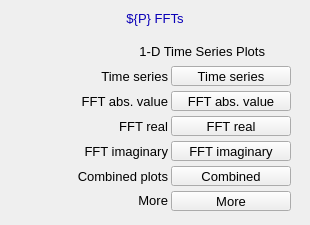
<?xml version="1.0" ?>
<ui version="4.0">
  <class>Dialog</class>
  <widget class="QWidget" name="screen">
    <property name="geometry">
      <rect>
        <x>559</x>
        <y>207</y>
        <width>310</width>
        <height>225</height>
      </rect>
    </property>
    <property name="styleSheet">
      <string notr="true">QWidget#screen {
  color: rgb(0, 0, 0);
  background-color: rgb(187, 187, 187);
  }</string>
    </property>
    <property name="windowTitle">
      <string>NDFFT16</string>
    </property>
    <widget class="PyDMDrawingRectangle" name="rectangle">
      <property name="geometry">
        <rect>
          <x>0</x>
          <y>5</y>
          <width>310</width>
          <height>25</height>
        </rect>
      </property>
      <property name="brush" stdset="0">
        <brush brushstyle="SolidPattern">
          <color alpha="255">
            <red>218</red>
            <green>218</green>
            <blue>218</blue>
          </color>
        </brush>
      </property>
      <property name="penStyle" stdset="0">
        <enum>Qt::SolidLine</enum>
      </property>
      <property name="penColor" stdset="0">
        <color>
          <red>218</red>
          <green>218</green>
          <blue>218</blue>
        </color>
      </property>
      <property name="penWidth" stdset="0">
        <double>0</double>
      </property>
      <property name="penCapStyle" stdset="0">
        <enum>Qt::FlatCap</enum>
      </property>
      <property name="toolTip">
        <string>rectangle</string>
      </property>
    </widget>
    <widget class="QLabel" name="text">
      <property name="geometry">
        <rect>
          <x>47</x>
          <y>6</y>
          <width>216</width>
          <height>25</height>
        </rect>
      </property>
      <property name="text">
        <string>${P} FFTs</string>
      </property>
      <property name="font" stdset="0">
        <font>
          <pointsize>10</pointsize>
        </font>
      </property>
      <property name="brush" stdset="0">
        <brush brushstyle="SolidPattern">
          <color alpha="255">
            <red>10</red>
            <green>0</green>
            <blue>184</blue>
          </color>
        </brush>
      </property>
      <property name="toolTip">
        <string>text</string>
      </property>
      <property name="alignment">
        <set>Qt::AlignCenter</set>
      </property>
      <property name="styleSheet">
        <string notr="true">QLabel#text {
  color: rgb(10, 0, 184);
  }</string>
      </property>
    </widget>
    <widget class="PyDMFrame" name="composite">
      <property name="geometry">
        <rect>
          <x>5</x>
          <y>35</y>
          <width>300</width>
          <height>185</height>
        </rect>
      </property>
      <widget class="QLabel" name="text_1">
        <property name="geometry">
          <rect>
            <x>23</x>
            <y>56</y>
            <width>140</width>
            <height>20</height>
          </rect>
        </property>
        <property name="text">
          <string>FFT abs. value</string>
        </property>
        <property name="font" stdset="0">
          <font>
            <pointsize>10</pointsize>
          </font>
        </property>
        <property name="brush" stdset="0">
          <brush brushstyle="SolidPattern">
            <color alpha="255">
              <red>0</red>
              <green>0</green>
              <blue>0</blue>
            </color>
          </brush>
        </property>
        <property name="toolTip">
          <string>text_1</string>
        </property>
        <property name="alignment">
          <set>Qt::AlignRight|Qt::AlignTrailing|Qt::AlignVCenter</set>
        </property>
        <property name="styleSheet">
          <string notr="true">QLabel#text_1 {
  color: rgb(0, 0, 0);
  }</string>
        </property>
      </widget>
      <widget class="QLabel" name="text_2">
        <property name="geometry">
          <rect>
            <x>83</x>
            <y>81</y>
            <width>80</width>
            <height>20</height>
          </rect>
        </property>
        <property name="text">
          <string>FFT real</string>
        </property>
        <property name="font" stdset="0">
          <font>
            <pointsize>10</pointsize>
          </font>
        </property>
        <property name="brush" stdset="0">
          <brush brushstyle="SolidPattern">
            <color alpha="255">
              <red>0</red>
              <green>0</green>
              <blue>0</blue>
            </color>
          </brush>
        </property>
        <property name="toolTip">
          <string>text_2</string>
        </property>
        <property name="alignment">
          <set>Qt::AlignRight|Qt::AlignTrailing|Qt::AlignVCenter</set>
        </property>
        <property name="styleSheet">
          <string notr="true">QLabel#text_2 {
  color: rgb(0, 0, 0);
  }</string>
        </property>
      </widget>
      <widget class="QLabel" name="text_3">
        <property name="geometry">
          <rect>
            <x>33</x>
            <y>106</y>
            <width>130</width>
            <height>20</height>
          </rect>
        </property>
        <property name="text">
          <string>FFT imaginary</string>
        </property>
        <property name="font" stdset="0">
          <font>
            <pointsize>10</pointsize>
          </font>
        </property>
        <property name="brush" stdset="0">
          <brush brushstyle="SolidPattern">
            <color alpha="255">
              <red>0</red>
              <green>0</green>
              <blue>0</blue>
            </color>
          </brush>
        </property>
        <property name="toolTip">
          <string>text_3</string>
        </property>
        <property name="alignment">
          <set>Qt::AlignRight|Qt::AlignTrailing|Qt::AlignVCenter</set>
        </property>
        <property name="styleSheet">
          <string notr="true">QLabel#text_3 {
  color: rgb(0, 0, 0);
  }</string>
        </property>
      </widget>
      <widget class="QLabel" name="text_4">
        <property name="geometry">
          <rect>
            <x>23</x>
            <y>131</y>
            <width>140</width>
            <height>20</height>
          </rect>
        </property>
        <property name="text">
          <string>Combined plots</string>
        </property>
        <property name="font" stdset="0">
          <font>
            <pointsize>10</pointsize>
          </font>
        </property>
        <property name="brush" stdset="0">
          <brush brushstyle="SolidPattern">
            <color alpha="255">
              <red>0</red>
              <green>0</green>
              <blue>0</blue>
            </color>
          </brush>
        </property>
        <property name="toolTip">
          <string>text_4</string>
        </property>
        <property name="alignment">
          <set>Qt::AlignRight|Qt::AlignTrailing|Qt::AlignVCenter</set>
        </property>
        <property name="styleSheet">
          <string notr="true">QLabel#text_4 {
  color: rgb(0, 0, 0);
  }</string>
        </property>
      </widget>
      <widget class="QLabel" name="text_5">
        <property name="geometry">
          <rect>
            <x>53</x>
            <y>31</y>
            <width>110</width>
            <height>20</height>
          </rect>
        </property>
        <property name="text">
          <string>Time series</string>
        </property>
        <property name="font" stdset="0">
          <font>
            <pointsize>10</pointsize>
          </font>
        </property>
        <property name="brush" stdset="0">
          <brush brushstyle="SolidPattern">
            <color alpha="255">
              <red>0</red>
              <green>0</green>
              <blue>0</blue>
            </color>
          </brush>
        </property>
        <property name="toolTip">
          <string>text_5</string>
        </property>
        <property name="alignment">
          <set>Qt::AlignRight|Qt::AlignTrailing|Qt::AlignVCenter</set>
        </property>
        <property name="styleSheet">
          <string notr="true">QLabel#text_5 {
  color: rgb(0, 0, 0);
  }</string>
        </property>
      </widget>
      <widget class="QLabel" name="text_6">
        <property name="geometry">
          <rect>
            <x>50</x>
            <y>6</y>
            <width>210</width>
            <height>20</height>
          </rect>
        </property>
        <property name="text">
          <string>1-D Time Series Plots</string>
        </property>
        <property name="font" stdset="0">
          <font>
            <pointsize>10</pointsize>
          </font>
        </property>
        <property name="brush" stdset="0">
          <brush brushstyle="SolidPattern">
            <color alpha="255">
              <red>0</red>
              <green>0</green>
              <blue>0</blue>
            </color>
          </brush>
        </property>
        <property name="toolTip">
          <string>text_6</string>
        </property>
        <property name="alignment">
          <set>Qt::AlignRight|Qt::AlignTrailing|Qt::AlignVCenter</set>
        </property>
        <property name="styleSheet">
          <string notr="true">QLabel#text_6 {
  color: rgb(0, 0, 0);
  }</string>
        </property>
      </widget>
      <widget class="PyDMDrawingRectangle" name="rectangle_1">
        <property name="geometry">
          <rect>
            <x>0</x>
            <y>0</y>
            <width>300</width>
            <height>185</height>
          </rect>
        </property>
        <property name="brush" stdset="0">
          <brush brushstyle="NoBrush">
            <color alpha="255">
              <red>0</red>
              <green>0</green>
              <blue>0</blue>
            </color>
          </brush>
        </property>
        <property name="penStyle" stdset="0">
          <enum>Qt::SolidLine</enum>
        </property>
        <property name="penColor" stdset="0">
          <color>
            <red>0</red>
            <green>0</green>
            <blue>0</blue>
          </color>
        </property>
        <property name="penWidth" stdset="0">
          <double>1</double>
        </property>
        <property name="penCapStyle" stdset="0">
          <enum>Qt::FlatCap</enum>
        </property>
        <property name="toolTip">
          <string>rectangle_1</string>
        </property>
      </widget>
      <widget class="QLabel" name="text_7">
        <property name="geometry">
          <rect>
            <x>23</x>
            <y>155</y>
            <width>140</width>
            <height>20</height>
          </rect>
        </property>
        <property name="text">
          <string>More</string>
        </property>
        <property name="font" stdset="0">
          <font>
            <pointsize>10</pointsize>
          </font>
        </property>
        <property name="brush" stdset="0">
          <brush brushstyle="SolidPattern">
            <color alpha="255">
              <red>0</red>
              <green>0</green>
              <blue>0</blue>
            </color>
          </brush>
        </property>
        <property name="toolTip">
          <string>text_7</string>
        </property>
        <property name="alignment">
          <set>Qt::AlignRight|Qt::AlignTrailing|Qt::AlignVCenter</set>
        </property>
        <property name="styleSheet">
          <string notr="true">QLabel#text_7 {
  color: rgb(0, 0, 0);
  }</string>
        </property>
      </widget>
      <widget class="PyDMRelatedDisplayButton" name="related_display">
        <property name="geometry">
          <rect>
            <x>166</x>
            <y>56</y>
            <width>120</width>
            <height>20</height>
          </rect>
        </property>
        <property name="toolTip">
          <string>FFT abs. value</string>
        </property>
        <property name="text">
          <string>FFT abs. value</string>
        </property>
        <property name="showIcon" stdset="0">
          <bool>true</bool>
        </property>
        <property name="font" stdset="0">
          <font>
            <pointsize>10</pointsize>
          </font>
        </property>
        <property name="styleSheet">
          <string notr="true">PyDMRelatedDisplayButton#related_display {
  color: rgb(0, 0, 0);
  background-color: rgb(115, 223, 255);
  }</string>
        </property>
        <property name="titles" stdset="0">
          <stringlist>
            <string>${T1}</string>
            <string>${T2}</string>
            <string>${T3}</string>
            <string>${T4}</string>
            <string>${T5}</string>
            <string>${T6}</string>
            <string>${T7}</string>
            <string>${T8}</string>
            <string>${T9}</string>
            <string>${T10}</string>
            <string>${T11}</string>
            <string>${T12}</string>
            <string>${T13}</string>
            <string>${T14}</string>
            <string>${T15}</string>
            <string>${T16}</string>
          </stringlist>
        </property>
        <property name="filenames" stdset="0">
          <stringlist>
            <string>FFTFreqSpectrumPlot_V31.ui</string>
            <string>FFTFreqSpectrumPlot_V31.ui</string>
            <string>FFTFreqSpectrumPlot_V31.ui</string>
            <string>FFTFreqSpectrumPlot_V31.ui</string>
            <string>FFTFreqSpectrumPlot_V31.ui</string>
            <string>FFTFreqSpectrumPlot_V31.ui</string>
            <string>FFTFreqSpectrumPlot_V31.ui</string>
            <string>FFTFreqSpectrumPlot_V31.ui</string>
            <string>FFTFreqSpectrumPlot_V31.ui</string>
            <string>FFTFreqSpectrumPlot_V31.ui</string>
            <string>FFTFreqSpectrumPlot_V31.ui</string>
            <string>FFTFreqSpectrumPlot_V31.ui</string>
            <string>FFTFreqSpectrumPlot_V31.ui</string>
            <string>FFTFreqSpectrumPlot_V31.ui</string>
            <string>FFTFreqSpectrumPlot_V31.ui</string>
            <string>FFTFreqSpectrumPlot_V31.ui</string>
          </stringlist>
        </property>
        <property name="macros" stdset="0">
          <stringlist>
            <string>P=${P},RTS=${RTS},R=${R1},S=FFTAbsValue</string>
            <string>P=${P},RTS=${RTS},R=${R2},S=FFTAbsValue</string>
            <string>P=${P},RTS=${RTS},R=${R3},S=FFTAbsValue</string>
            <string>P=${P},RTS=${RTS},R=${R4},S=FFTAbsValue</string>
            <string>P=${P},RTS=${RTS},R=${R5},S=FFTAbsValue</string>
            <string>P=${P},RTS=${RTS},R=${R6},S=FFTAbsValue</string>
            <string>P=${P},RTS=${RTS},R=${R7},S=FFTAbsValue</string>
            <string>P=${P},RTS=${RTS},R=${R8},S=FFTAbsValue</string>
            <string>P=${P},RTS=${RTS},R=${R9},S=FFTAbsValue</string>
            <string>P=${P},RTS=${RTS},R=${R10},S=FFTAbsValue</string>
            <string>P=${P},RTS=${RTS},R=${R11},S=FFTAbsValue</string>
            <string>P=${P},RTS=${RTS},R=${R12},S=FFTAbsValue</string>
            <string>P=${P},RTS=${RTS},R=${R13},S=FFTAbsValue</string>
            <string>P=${P},RTS=${RTS},R=${R14},S=FFTAbsValue</string>
            <string>P=${P},RTS=${RTS},R=${R15},S=FFTAbsValue</string>
            <string>P=${P},RTS=${RTS},R=${R16},S=FFTAbsValue</string>
          </stringlist>
        </property>
        <property name="openInNewWindow" stdset="0">
          <bool>true</bool>
        </property>
      </widget>
      <widget class="PyDMRelatedDisplayButton" name="related_display_1">
        <property name="geometry">
          <rect>
            <x>166</x>
            <y>81</y>
            <width>120</width>
            <height>20</height>
          </rect>
        </property>
        <property name="toolTip">
          <string>FFT real</string>
        </property>
        <property name="text">
          <string>FFT real</string>
        </property>
        <property name="showIcon" stdset="0">
          <bool>true</bool>
        </property>
        <property name="font" stdset="0">
          <font>
            <pointsize>10</pointsize>
          </font>
        </property>
        <property name="styleSheet">
          <string notr="true">PyDMRelatedDisplayButton#related_display_1 {
  color: rgb(0, 0, 0);
  background-color: rgb(115, 223, 255);
  }</string>
        </property>
        <property name="titles" stdset="0">
          <stringlist>
            <string>${T1}</string>
            <string>${T2}</string>
            <string>${T3}</string>
            <string>${T4}</string>
            <string>${T5}</string>
            <string>${T6}</string>
            <string>${T7}</string>
            <string>${T8}</string>
            <string>${T9}</string>
            <string>${T10}</string>
            <string>${T11}</string>
            <string>${T12}</string>
            <string>${T13}</string>
            <string>${T14}</string>
            <string>${T15}</string>
            <string>${T16}</string>
          </stringlist>
        </property>
        <property name="filenames" stdset="0">
          <stringlist>
            <string>FFTFreqSpectrumPlot_V31.ui</string>
            <string>FFTFreqSpectrumPlot_V31.ui</string>
            <string>FFTFreqSpectrumPlot_V31.ui</string>
            <string>FFTFreqSpectrumPlot_V31.ui</string>
            <string>FFTFreqSpectrumPlot_V31.ui</string>
            <string>FFTFreqSpectrumPlot_V31.ui</string>
            <string>FFTFreqSpectrumPlot_V31.ui</string>
            <string>FFTFreqSpectrumPlot_V31.ui</string>
            <string>FFTFreqSpectrumPlot_V31.ui</string>
            <string>FFTFreqSpectrumPlot_V31.ui</string>
            <string>FFTFreqSpectrumPlot_V31.ui</string>
            <string>FFTFreqSpectrumPlot_V31.ui</string>
            <string>FFTFreqSpectrumPlot_V31.ui</string>
            <string>FFTFreqSpectrumPlot_V31.ui</string>
            <string>FFTFreqSpectrumPlot_V31.ui</string>
            <string>FFTFreqSpectrumPlot_V31.ui</string>
          </stringlist>
        </property>
        <property name="macros" stdset="0">
          <stringlist>
            <string>P=${P},RTS=${RTS},R=${R1},S=FFTReal</string>
            <string>P=${P},RTS=${RTS},R=${R2},S=FFTReal</string>
            <string>P=${P},RTS=${RTS},R=${R3},S=FFTReal</string>
            <string>P=${P},RTS=${RTS},R=${R4},S=FFTReal</string>
            <string>P=${P},RTS=${RTS},R=${R5},S=FFTReal</string>
            <string>P=${P},RTS=${RTS},R=${R6},S=FFTReal</string>
            <string>P=${P},RTS=${RTS},R=${R7},S=FFTReal</string>
            <string>P=${P},RTS=${RTS},R=${R8},S=FFTReal</string>
            <string>P=${P},RTS=${RTS},R=${R9},S=FFTReal</string>
            <string>P=${P},RTS=${RTS},R=${R10},S=FFTReal</string>
            <string>P=${P},RTS=${RTS},R=${R11},S=FFTReal</string>
            <string>P=${P},RTS=${RTS},R=${R12},S=FFTReal</string>
            <string>P=${P},RTS=${RTS},R=${R13},S=FFTReal</string>
            <string>P=${P},RTS=${RTS},R=${R14},S=FFTReal</string>
            <string>P=${P},RTS=${RTS},R=${R15},S=FFTReal</string>
            <string>P=${P},RTS=${RTS},R=${R16},S=FFTReal</string>
          </stringlist>
        </property>
        <property name="openInNewWindow" stdset="0">
          <bool>true</bool>
        </property>
      </widget>
      <widget class="PyDMRelatedDisplayButton" name="related_display_2">
        <property name="geometry">
          <rect>
            <x>166</x>
            <y>106</y>
            <width>120</width>
            <height>20</height>
          </rect>
        </property>
        <property name="toolTip">
          <string>FFT imaginary</string>
        </property>
        <property name="text">
          <string>FFT imaginary</string>
        </property>
        <property name="showIcon" stdset="0">
          <bool>true</bool>
        </property>
        <property name="font" stdset="0">
          <font>
            <pointsize>10</pointsize>
          </font>
        </property>
        <property name="styleSheet">
          <string notr="true">PyDMRelatedDisplayButton#related_display_2 {
  color: rgb(0, 0, 0);
  background-color: rgb(115, 223, 255);
  }</string>
        </property>
        <property name="titles" stdset="0">
          <stringlist>
            <string>${T1}</string>
            <string>${T2}</string>
            <string>${T3}</string>
            <string>${T4}</string>
            <string>${T5}</string>
            <string>${T6}</string>
            <string>${T7}</string>
            <string>${T8}</string>
            <string>${T9}</string>
            <string>${T10}</string>
            <string>${T11}</string>
            <string>${T12}</string>
            <string>${T13}</string>
            <string>${T14}</string>
            <string>${T15}</string>
            <string>${T16}</string>
          </stringlist>
        </property>
        <property name="filenames" stdset="0">
          <stringlist>
            <string>FFTFreqSpectrumPlot_V31.ui</string>
            <string>FFTFreqSpectrumPlot_V31.ui</string>
            <string>FFTFreqSpectrumPlot_V31.ui</string>
            <string>FFTFreqSpectrumPlot_V31.ui</string>
            <string>FFTFreqSpectrumPlot_V31.ui</string>
            <string>FFTFreqSpectrumPlot_V31.ui</string>
            <string>FFTFreqSpectrumPlot_V31.ui</string>
            <string>FFTFreqSpectrumPlot_V31.ui</string>
            <string>FFTFreqSpectrumPlot_V31.ui</string>
            <string>FFTFreqSpectrumPlot_V31.ui</string>
            <string>FFTFreqSpectrumPlot_V31.ui</string>
            <string>FFTFreqSpectrumPlot_V31.ui</string>
            <string>FFTFreqSpectrumPlot_V31.ui</string>
            <string>FFTFreqSpectrumPlot_V31.ui</string>
            <string>FFTFreqSpectrumPlot_V31.ui</string>
            <string>FFTFreqSpectrumPlot_V31.ui</string>
          </stringlist>
        </property>
        <property name="macros" stdset="0">
          <stringlist>
            <string>P=${P},RTS=${RTS},R=${R1},S=FFTImaginary</string>
            <string>P=${P},RTS=${RTS},R=${R2},S=FFTImaginary</string>
            <string>P=${P},RTS=${RTS},R=${R3},S=FFTImaginary</string>
            <string>P=${P},RTS=${RTS},R=${R4},S=FFTImaginary</string>
            <string>P=${P},RTS=${RTS},R=${R5},S=FFTImaginary</string>
            <string>P=${P},RTS=${RTS},R=${R6},S=FFTImaginary</string>
            <string>P=${P},RTS=${RTS},R=${R7},S=FFTImaginary</string>
            <string>P=${P},RTS=${RTS},R=${R8},S=FFTImaginary</string>
            <string>P=${P},RTS=${RTS},R=${R9},S=FFTImaginary</string>
            <string>P=${P},RTS=${RTS},R=${R10},S=FFTImaginary</string>
            <string>P=${P},RTS=${RTS},R=${R11},S=FFTImaginary</string>
            <string>P=${P},RTS=${RTS},R=${R12},S=FFTImaginary</string>
            <string>P=${P},RTS=${RTS},R=${R13},S=FFTImaginary</string>
            <string>P=${P},RTS=${RTS},R=${R14},S=FFTImaginary</string>
            <string>P=${P},RTS=${RTS},R=${R15},S=FFTImaginary</string>
            <string>P=${P},RTS=${RTS},R=${R16},S=FFTImaginary</string>
          </stringlist>
        </property>
        <property name="openInNewWindow" stdset="0">
          <bool>true</bool>
        </property>
      </widget>
      <widget class="PyDMRelatedDisplayButton" name="related_display_3">
        <property name="geometry">
          <rect>
            <x>166</x>
            <y>131</y>
            <width>120</width>
            <height>20</height>
          </rect>
        </property>
        <property name="toolTip">
          <string>Combined</string>
        </property>
        <property name="text">
          <string>Combined</string>
        </property>
        <property name="showIcon" stdset="0">
          <bool>true</bool>
        </property>
        <property name="font" stdset="0">
          <font>
            <pointsize>10</pointsize>
          </font>
        </property>
        <property name="styleSheet">
          <string notr="true">PyDMRelatedDisplayButton#related_display_3 {
  color: rgb(0, 0, 0);
  background-color: rgb(115, 223, 255);
  }</string>
        </property>
        <property name="titles" stdset="0">
          <stringlist>
            <string>${T1}</string>
            <string>${T2}</string>
            <string>${T3}</string>
            <string>${T4}</string>
            <string>${T5}</string>
            <string>${T6}</string>
            <string>${T7}</string>
            <string>${T8}</string>
            <string>${T9}</string>
            <string>${T10}</string>
            <string>${T11}</string>
            <string>${T12}</string>
            <string>${T13}</string>
            <string>${T14}</string>
            <string>${T15}</string>
            <string>${T16}</string>
          </stringlist>
        </property>
        <property name="filenames" stdset="0">
          <stringlist>
            <string>FFTPlotAll_V31.ui</string>
            <string>FFTPlotAll_V31.ui</string>
            <string>FFTPlotAll_V31.ui</string>
            <string>FFTPlotAll_V31.ui</string>
            <string>FFTPlotAll_V31.ui</string>
            <string>FFTPlotAll_V31.ui</string>
            <string>FFTPlotAll_V31.ui</string>
            <string>FFTPlotAll_V31.ui</string>
            <string>FFTPlotAll_V31.ui</string>
            <string>FFTPlotAll_V31.ui</string>
            <string>FFTPlotAll_V31.ui</string>
            <string>FFTPlotAll_V31.ui</string>
            <string>FFTPlotAll_V31.ui</string>
            <string>FFTPlotAll_V31.ui</string>
            <string>FFTPlotAll_V31.ui</string>
            <string>FFTPlotAll_V31.ui</string>
          </stringlist>
        </property>
        <property name="macros" stdset="0">
          <stringlist>
            <string>P=${P},RTS=${RTS},R=${R1}</string>
            <string>P=${P},RTS=${RTS},R=${R2}</string>
            <string>P=${P},RTS=${RTS},R=${R3}</string>
            <string>P=${P},RTS=${RTS},R=${R4}</string>
            <string>P=${P},RTS=${RTS},R=${R5}</string>
            <string>P=${P},RTS=${RTS},R=${R6}</string>
            <string>P=${P},RTS=${RTS},R=${R7}</string>
            <string>P=${P},RTS=${RTS},R=${R8}</string>
            <string>P=${P},RTS=${RTS},R=${R9}</string>
            <string>P=${P},RTS=${RTS},R=${R10}</string>
            <string>P=${P},RTS=${RTS},R=${R11}</string>
            <string>P=${P},RTS=${RTS},R=${R12}</string>
            <string>P=${P},RTS=${RTS},R=${R13}</string>
            <string>P=${P},RTS=${RTS},R=${R14}</string>
            <string>P=${P},RTS=${RTS},R=${R15}</string>
            <string>P=${P},RTS=${RTS},R=${R16}</string>
          </stringlist>
        </property>
        <property name="openInNewWindow" stdset="0">
          <bool>true</bool>
        </property>
      </widget>
      <widget class="PyDMRelatedDisplayButton" name="related_display_4">
        <property name="geometry">
          <rect>
            <x>166</x>
            <y>31</y>
            <width>120</width>
            <height>20</height>
          </rect>
        </property>
        <property name="toolTip">
          <string>Time series</string>
        </property>
        <property name="text">
          <string>Time series</string>
        </property>
        <property name="showIcon" stdset="0">
          <bool>true</bool>
        </property>
        <property name="font" stdset="0">
          <font>
            <pointsize>10</pointsize>
          </font>
        </property>
        <property name="styleSheet">
          <string notr="true">PyDMRelatedDisplayButton#related_display_4 {
  color: rgb(0, 0, 0);
  background-color: rgb(115, 223, 255);
  }</string>
        </property>
        <property name="titles" stdset="0">
          <stringlist>
            <string>${T1}</string>
            <string>${T2}</string>
            <string>${T3}</string>
            <string>${T4}</string>
            <string>${T5}</string>
            <string>${T6}</string>
            <string>${T7}</string>
            <string>${T8}</string>
            <string>${T9}</string>
            <string>${T10}</string>
            <string>${T11}</string>
            <string>${T12}</string>
            <string>${T13}</string>
            <string>${T14}</string>
            <string>${T15}</string>
            <string>${T16}</string>
          </stringlist>
        </property>
        <property name="filenames" stdset="0">
          <stringlist>
            <string>FFTTimeSeriesPlot_V31.ui</string>
            <string>FFTTimeSeriesPlot_V31.ui</string>
            <string>FFTTimeSeriesPlot_V31.ui</string>
            <string>FFTTimeSeriesPlot_V31.ui</string>
            <string>FFTTimeSeriesPlot_V31.ui</string>
            <string>FFTTimeSeriesPlot_V31.ui</string>
            <string>FFTTimeSeriesPlot_V31.ui</string>
            <string>FFTTimeSeriesPlot_V31.ui</string>
            <string>FFTTimeSeriesPlot_V31.ui</string>
            <string>FFTTimeSeriesPlot_V31.ui</string>
            <string>FFTTimeSeriesPlot_V31.ui</string>
            <string>FFTTimeSeriesPlot_V31.ui</string>
            <string>FFTTimeSeriesPlot_V31.ui</string>
            <string>FFTTimeSeriesPlot_V31.ui</string>
            <string>FFTTimeSeriesPlot_V31.ui</string>
            <string>FFTTimeSeriesPlot_V31.ui</string>
          </stringlist>
        </property>
        <property name="macros" stdset="0">
          <stringlist>
            <string>P=${P},RTS=${RTS},R=${R1}</string>
            <string>P=${P},RTS=${RTS},R=${R2}</string>
            <string>P=${P},RTS=${RTS},R=${R3}</string>
            <string>P=${P},RTS=${RTS},R=${R4}</string>
            <string>P=${P},RTS=${RTS},R=${R5}</string>
            <string>P=${P},RTS=${RTS},R=${R6}</string>
            <string>P=${P},RTS=${RTS},R=${R7}</string>
            <string>P=${P},RTS=${RTS},R=${R8}</string>
            <string>P=${P},RTS=${RTS},R=${R9}</string>
            <string>P=${P},RTS=${RTS},R=${R10}</string>
            <string>P=${P},RTS=${RTS},R=${R11}</string>
            <string>P=${P},RTS=${RTS},R=${R12}</string>
            <string>P=${P},RTS=${RTS},R=${R13}</string>
            <string>P=${P},RTS=${RTS},R=${R14}</string>
            <string>P=${P},RTS=${RTS},R=${R15}</string>
            <string>P=${P},RTS=${RTS},R=${R16}</string>
          </stringlist>
        </property>
        <property name="openInNewWindow" stdset="0">
          <bool>true</bool>
        </property>
      </widget>
      <widget class="PyDMRelatedDisplayButton" name="related_display_5">
        <property name="geometry">
          <rect>
            <x>166</x>
            <y>156</y>
            <width>120</width>
            <height>20</height>
          </rect>
        </property>
        <property name="toolTip">
          <string>More</string>
        </property>
        <property name="text">
          <string>More</string>
        </property>
        <property name="showIcon" stdset="0">
          <bool>true</bool>
        </property>
        <property name="font" stdset="0">
          <font>
            <pointsize>10</pointsize>
          </font>
        </property>
        <property name="styleSheet">
          <string notr="true">PyDMRelatedDisplayButton#related_display_5 {
  color: rgb(0, 0, 0);
  background-color: rgb(115, 223, 255);
  }</string>
        </property>
        <property name="titles" stdset="0">
          <stringlist>
            <string>${T1}</string>
            <string>${T2}</string>
            <string>${T3}</string>
            <string>${T4}</string>
            <string>${T5}</string>
            <string>${T6}</string>
            <string>${T7}</string>
            <string>${T8}</string>
            <string>${T9}</string>
            <string>${T10}</string>
            <string>${T11}</string>
            <string>${T12}</string>
            <string>${T13}</string>
            <string>${T14}</string>
            <string>${T15}</string>
            <string>${T16}</string>
          </stringlist>
        </property>
        <property name="filenames" stdset="0">
          <stringlist>
            <string>FFTPlugin_V31.ui</string>
            <string>FFTPlugin_V31.ui</string>
            <string>FFTPlugin_V31.ui</string>
            <string>FFTPlugin_V31.ui</string>
            <string>FFTPlugin_V31.ui</string>
            <string>FFTPlugin_V31.ui</string>
            <string>FFTPlugin_V31.ui</string>
            <string>FFTPlugin_V31.ui</string>
            <string>FFTPlugin_V31.ui</string>
            <string>FFTPlugin_V31.ui</string>
            <string>FFTPlugin_V31.ui</string>
            <string>FFTPlugin_V31.ui</string>
            <string>FFTPlugin_V31.ui</string>
            <string>FFTPlugin_V31.ui</string>
            <string>lNDFFT.ui</string>
            <string>FFTPlugin_V31.ui</string>
          </stringlist>
        </property>
        <property name="macros" stdset="0">
          <stringlist>
            <string>P=${P},RTS=${RTS},R=${R1},TITLE=${T1}</string>
            <string>P=${P},RTS=${RTS},R=${R2},TITLE=${T2}</string>
            <string>P=${P},RTS=${RTS},R=${R3},TITLE=${T3}</string>
            <string>P=${P},RTS=${RTS},R=${R4},TITLE=${T4}</string>
            <string>P=${P},RTS=${RTS},R=${R5},TITLE=${T5}</string>
            <string>P=${P},RTS=${RTS},R=${R6},TITLE=${T6}</string>
            <string>P=${P},RTS=${RTS},R=${R7},TITLE=${T7}</string>
            <string>P=${P},RTS=${RTS},R=${R8},TITLE=${T8}</string>
            <string>P=${P},RTS=${RTS},R=${R9},TITLE=${T9}</string>
            <string>P=${P},RTS=${RTS},R=${R10},TITLE=${T10}</string>
            <string>P=${P},RTS=${RTS},R=${R11},TITLE=${T11}</string>
            <string>P=${P},RTS=${RTS},R=${R12},TITLE=${T12}</string>
            <string>P=${P},RTS=${RTS},R=${R13},TITLE=${T13}</string>
            <string>P=${P},RTS=${RTS},R=${R14},TITLE=${T14}</string>
            <string>P=${P},RTS=${RTS},R=${R15},TITLE=${T15}</string>
            <string>P=${P},RTS=${RTS},R=${R16},TITLE=${T16}</string>
          </stringlist>
        </property>
        <property name="openInNewWindow" stdset="0">
          <bool>true</bool>
        </property>
      </widget>
    </widget>
  </widget>
  <customwidgets>
    <customwidget>
      <class>PyDMDrawingRectangle</class>
      <extends>QWidget</extends>
      <header>pydm.widgets.drawing</header>
    </customwidget>
    <customwidget>
      <class>PyDMLabel</class>
      <extends>QLabel</extends>
      <header>pydm.widgets.label</header>
    </customwidget>
    <customwidget>
      <class>PyDMFrame</class>
      <extends>QFrame</extends>
      <header>pydm.widgets.frame</header>
    </customwidget>
    <customwidget>
      <class>PyDMRelatedDisplayButton</class>
      <extends>QPushButton</extends>
      <header>pydm.widgets.related_display_button</header>
    </customwidget>
  </customwidgets>
</ui>
